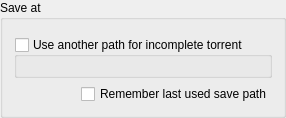
                                                <widget class="QGroupBox" name="groupBoxSavePath">
                                                    <property name="title">
                                                        <string>Save at</string>
                                                    </property>
                                                    <layout class="QVBoxLayout" name="verticalLayout">
                                                        <item>
                                                            <widget class="FileSystemPathComboEdit" name="savePath" native="true"/>
                                                        </item>
                                                        <item>
                                                            <widget class="QGroupBox" name="groupBoxDownloadPath">
                                                                <property name="title">
                                                                    <string>Use another path for incomplete torrent</string>
                                                                </property>
                                                                <property name="checkable">
                                                                    <bool>true</bool>
                                                                </property>
                                                                <property name="checked">
                                                                    <bool>false</bool>
                                                                </property>
                                                                <layout class="QVBoxLayout" name="verticalLayout_4">
                                                                    <item>
                                                                        <widget class="FileSystemPathComboEdit" name="downloadPath" native="true"/>
                                                                    </item>
                                                                </layout>
                                                            </widget>
                                                        </item>
                                                        <item>
                                                            <layout class="QHBoxLayout" name="layoutRememberLastSavePath">
                                                                <item>
                                                                    <spacer name="horizontalSpacer_5">
                                                                        <property name="orientation">
                                                                            <enum>Qt::Horizontal</enum>
                                                                        </property>
                                                                        <property name="sizeHint" stdset="0">
                                                                            <size>
                                                                                <width>40</width>
                                                                                <height>20</height>
                                                                            </size>
                                                                        </property>
                                                                    </spacer>
                                                                </item>
                                                                <item>
                                                                    <widget class="QCheckBox" name="checkBoxRememberLastSavePath">
                                                                        <property name="text">
                                                                            <string>Remember last used save path</string>
                                                                        </property>
                                                                    </widget>
                                                                </item>
                                                            </layout>
                                                        </item>
                                                    </layout>
                                                </widget>
